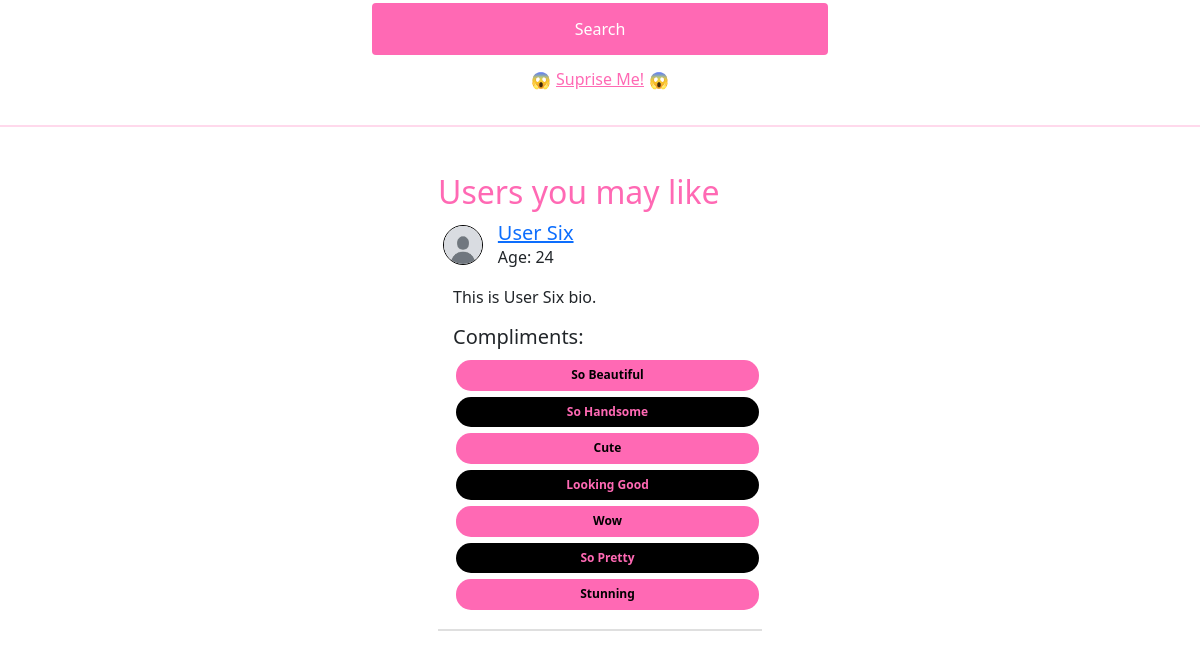
The app's page / (signed in, lower part), older data.
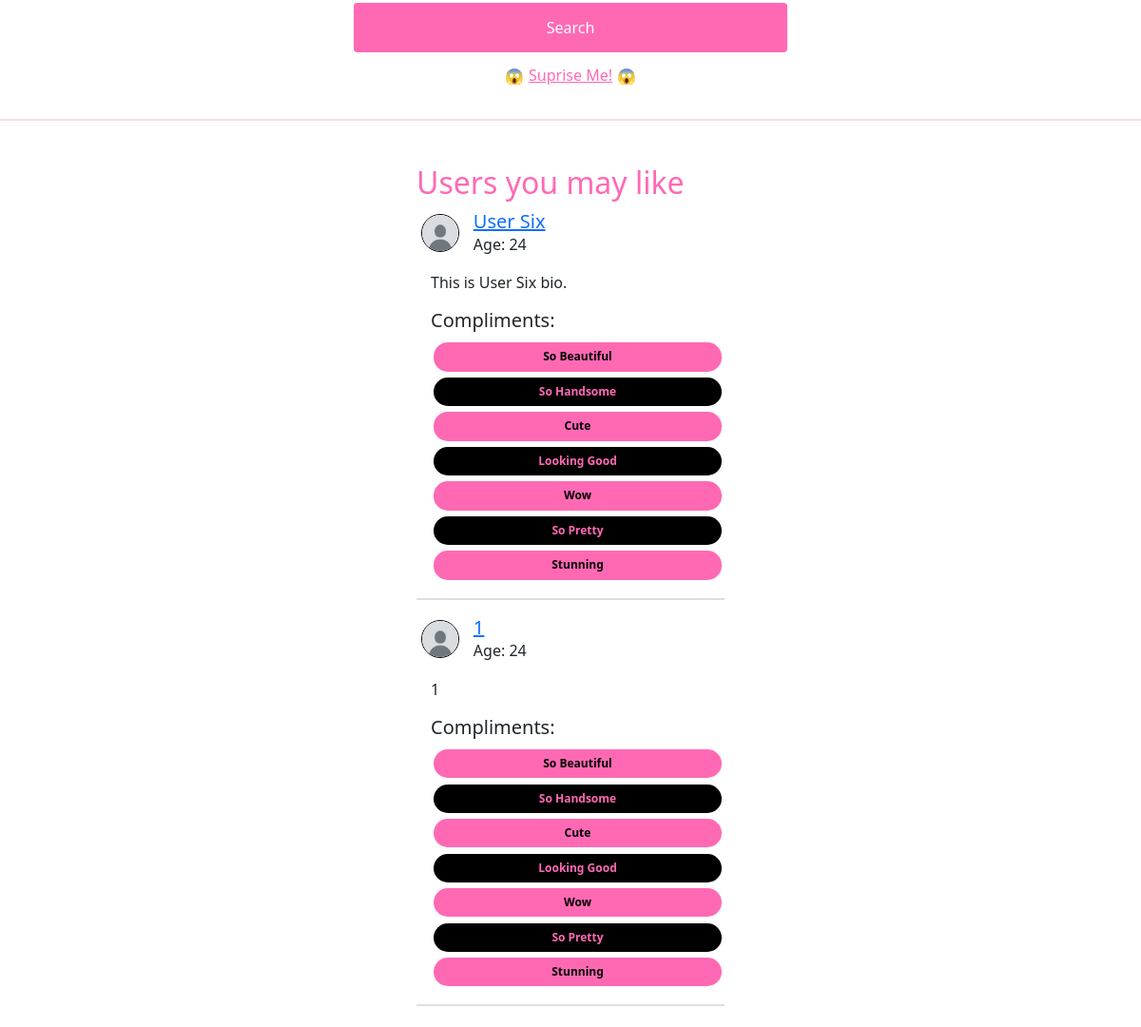
The same page, newer data.
### DatingApp/model.py (models this page shows)
class User(flask_login.UserMixin, db.Model):
    id: Mapped[int] = mapped_column(primary_key=True)
    email: Mapped[str] = mapped_column(String(128), unique=True)
    username: Mapped[str] = mapped_column(String(64))
    password: Mapped[str] = mapped_column(String(256))
    profile: Mapped["Profile"] = relationship(back_populates="user")
    liking: Mapped[List["User"]] = relationship(
        secondary=LikingAssociation.__table__,
        primaryjoin=LikingAssociation.liker_id == id,
        secondaryjoin=LikingAssociation.liked_id == id,
        back_populates="likers",
    )
    likers: Mapped[List["User"]] = relationship(
        secondary=LikingAssociation.__table__,
        primaryjoin=LikingAssociation.liked_id == id,
        secondaryjoin=LikingAssociation.liker_id == id,
        back_populates="liking",
    )
    blocking: Mapped[List["User"]] = relationship(
        secondary=BlockingAssociation.__table__,
        primaryjoin=BlockingAssociation.blocker_id == id,
        secondaryjoin=BlockingAssociation.blocked_id == id,
        back_populates="blockers",
    )
    blockers: Mapped[List["User"]] = relationship(
        secondary=BlockingAssociation.__table__,
        primaryjoin=BlockingAssociation.blocked_id == id,
        secondaryjoin=BlockingAssociation.blocker_id == id,
        back_populates="blocking",
    )
    sent_proposals: Mapped[List["DateProposal"]] = relationship(
        back_populates="proposer", foreign_keys="DateProposal.proposer_id"
    )
    received_proposals: Mapped[List["DateProposal"]] = relationship(
        back_populates="recipient", foreign_keys="DateProposal.recipient_id"
    )
    sent_compliments: Mapped[List["Compliments"]] = relationship(
        back_populates="sender", foreign_keys="Compliments.sender_id"
    )
    received_compliments: Mapped[List["Compliments"]] = relationship(
        back_populates="recipient", foreign_keys="Compliments.recipient_id"
    )

class Profile(db.Model):
    id: Mapped[int] = mapped_column(primary_key=True)
    user_id: Mapped[int] = mapped_column(ForeignKey("user.id"), unique=True)
    user: Mapped["User"] = relationship(
        back_populates="profile",
        single_parent=True,
    )
    fullname: Mapped[str] = mapped_column(String(128))
    bio: Mapped[Optional[str]] = mapped_column(Text)
    instagram_username: Mapped[Optional[str]] = mapped_column(String(64))
    birth_year: Mapped[Optional[int]] = mapped_column(Integer)
    age_minimum: Mapped[Optional[int]] = mapped_column(Integer)
    age_maximum: Mapped[Optional[int]] = mapped_column(Integer)
    gender: Mapped[Optional[str]] = mapped_column(String(16))
    genderPreference: Mapped[Optional[str]] = mapped_column(String(16))
    photo_id: Mapped[Optional[int]] = mapped_column(ForeignKey("photo.id"))
    photo: Mapped[Optional["Photo"]] = relationship(back_populates="profile")

### DatingApp/main.py (the view)
@bp.route("/")
@flask_login.login_required
def index():
    curUser = flask_login.current_user
    current_year = datetime.now().year
    age_min = current_year - curUser.profile.age_maximum
    age_max = current_year - curUser.profile.age_minimum
    gender_pref = curUser.profile.genderPreference
    blocked_users = [blocked_user.id for blocked_user in curUser.blocking]
    defaultUsers = db.session.query(model.User).join(model.Profile).filter(
        model.User.id != curUser.id,
        model.Profile.birth_year.between(age_min, age_max),
        model.User.id.notin_(blocked_users),
        model.Profile.gender == gender_pref,
        model.Profile.genderPreference == curUser.profile.gender
    ).limit(10).all()
    compliments = ["So Beautiful", "So Handsome", "Cute", "Looking Good", "Wow", "So Pretty", "Stunning"]
    return render_template("main/index.html", user=curUser, defaultUsers = defaultUsers, current_year=current_year, compliments=compliments)

### DatingApp/__init__.py (called while the page is built)
def create_app(test_config=None):
    app = Flask(__name__)
    app.config["SECRET_KEY"] = "93220d9b340cf9a6c39bac99cce7daf220167498f91fa"
    app.config["SQLALCHEMY_DATABASE_URI"] = "sqlite:///DatingApp.db"
    login_manager = LoginManager()
    login_manager.login_view = 'auth.login'
    login_manager.init_app(app)
    from . import model
    @login_manager.user_loader
    def load_user(user_id):
        return db.session.get(model.User, int(user_id))
    db.init_app(app)
    from . import main
    from . import auth
    app.register_blueprint(main.bp)
    app.register_blueprint(auth.bp)
    return app

### DatingApp/templates/main/index.html (shortened to what this page needs)
{% extends 'base.html' %}
{% block content %}
    <section class="welcome-section">
        <form action = "{{url_for('main.search')}}" method = "get">
            <div class = "searchContainer">
                <button type="submit">Search</button>
                <div style="display: flex; vertical-align: middle">
                    <p class="emoji"> &#128561</p>
                    <a href="{{ url_for('main.getRandom') }}" class="mt-1" style="text-align: center; color: #ff69b4; width: 100%" role="button">Suprise Me!</a>
                    <p class="emoji"> &#128561</p>
                </div>
            </div>
        </form>
        <hr style="border: 1.5px solid ; color:#ff69b4; width: 100%">
        <div style="display: flex; justify-content: space-evenly">
            {% if defaultUsers %}
            <div class="listUsers">
                <br>
                <h2>Users you may like</h2>
                {% for user in defaultUsers %}
                    <div class="userRow">
                        {% if user.profile.photo %}
                            <img src="{{ url_for('static', filename='photos/photo-' ~ user.profile.photo.id ~ '.' ~ user.profile.photo.file_extension) }}" class="pfpSmall" alt="Profile photo" style="margin-right: 15px;">
                        {% else %}
                            <img src="{{ url_for('static', filename='photos/defaultPfp.jpg') }}" class="pfpSmall" alt="Default profile photo" style="margin-right: 15px;">
                        {% endif %}
                        <div style="display: flex; flex-direction: column;">
                            <h5 style="margin: 0;"><a href="{{ url_for('main.profile', user_id=user.id) }}">{{ user.profile.fullname }}</a></h5>
                            <p style="margin: 0;">Age: {{ current_year - user.profile.birth_year }}</p>
                        </div>
                    </div>
                    <p style="margin-left: 15px;">{{ user.profile.bio }}</p>
                    <div class="compliments">
                        <h5>Compliments:</h5>
                            {% for compliment in compliments %}
                            <button class="compliment" data-user-id="{{ user.id }}" data-message="{{ compliment }}">
                                {{ compliment }}
                              </button>
                            {% endfor %}
                    </div>
                    <hr style="border: 0.5px solid; color: grey; width: 100%;">
                {% endfor %}
            </div>
            {% endif %}
        </div>
    </section>
{% endblock %}

Row changes from the older to the newer data that the page shows:
added User: profile.fullname "1", profile.bio "1", compliments "So Beautiful" "So Handsome" "Cute" "Looking Good" "Wow" "So Pretty" "Stunning"
added Profile: current_year-user.profile.birth_year "24"
